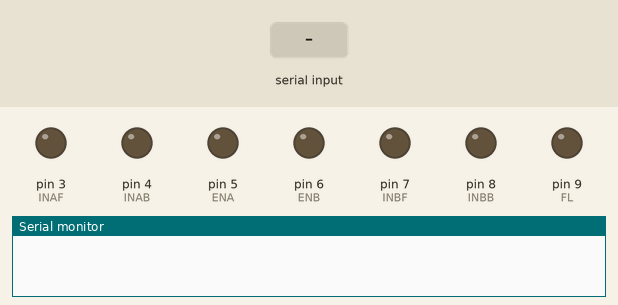
The sketch below on a simulated Arduino Uno, built with avr-gcc and run on an emulated ATmega328P. Parts: output pins drawn as LEDs (lit = HIGH), the last lines printed to the serial monitor. Inputs (shaded band) come from the test bench.

Above: at 1.2 s.
1.3 s: "F" received over Serial
At 2.4 s:
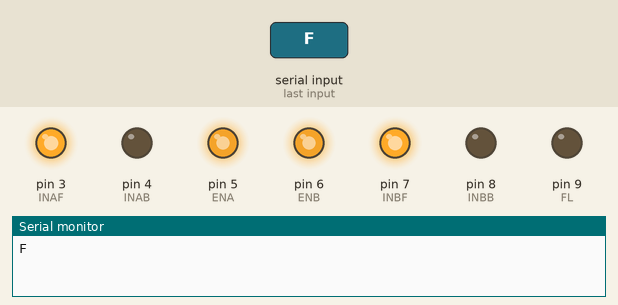
2.8 s: byte 71 ('G') received over Serial
At 3.5 s:
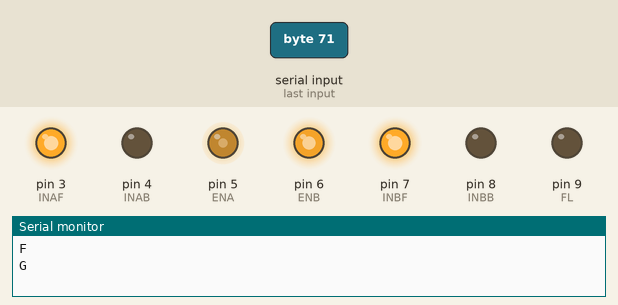
4.3 s: byte 73 ('I') received over Serial
At 4.7 s:
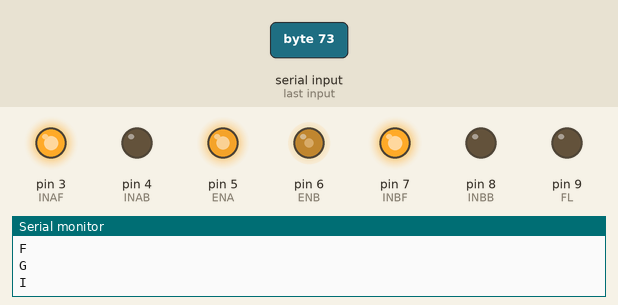
5.8 s: byte 72 ('H') received over Serial
At 7.0 s:
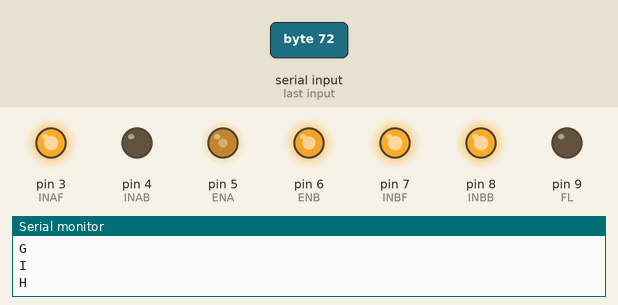
7.3 s: byte 74 ('J') received over Serial
At 8.2 s:
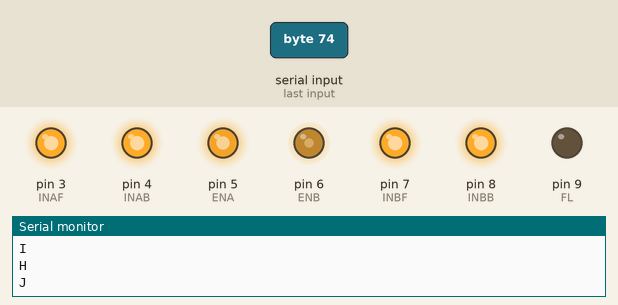
8.8 s: byte 87 ('W') received over Serial
At 9.3 s:
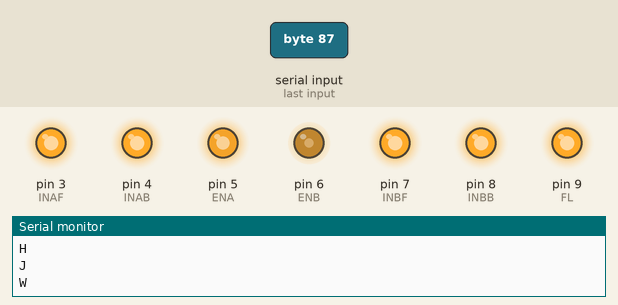
Timing chart, 0 to 11.3 s (numbered marks = the images above; inputs shaded):
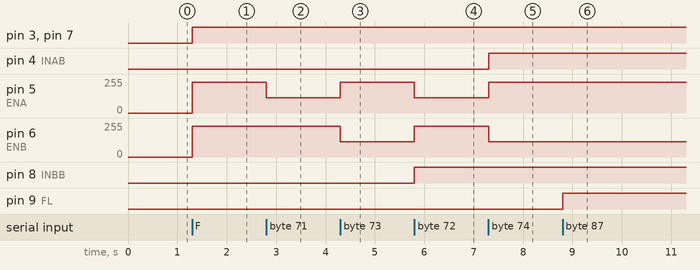

Measured:
- after the input at 1.3 s, pin 3 (INAF), pin 7 (INBF): LOW → HIGH at once; pin 5 (ENA), pin 6 (ENB): 0/255 → 230/255 at once
- after the input at 2.8 s, pin 5 (ENA): 230/255 → 115/255 at once
- after the input at 4.3 s, pin 5 (ENA): 115/255 → 230/255 at once; pin 6 (ENB): 230/255 → 115/255 at once
- after the input at 5.8 s, pin 5 (ENA): 230/255 → 115/255 at once; pin 6 (ENB): 115/255 → 230/255 at once; pin 8 (INBB): LOW → HIGH at once
- after the input at 7.3 s, pin 4 (INAB): LOW → HIGH at once; pin 5 (ENA): 115/255 → 230/255 at once; pin 6 (ENB): 230/255 → 115/255 at once
- after the input at 8.8 s, pin 9 (FL): LOW → HIGH at once

The sketch:

Bluetooth_car.ino
```cpp
/*
 * ER BROS LAB
 *
 * Bluetooth Car project.
 *
 * Android App is avalable in Play store
 * app link
 * https://play.google.com/store/apps/details?id=braulio.calle.bluetoothRCcontroller
 *
 * Visit for more peojects
 * https://www.youtube.com/channel/UCY6KA8oFk1s36fyPiFEmedQ/?sub_confirmation=1
 *
 * blog
 * https://erbros1.blogspot.com
 *
 */


#define ENA 5
#define ENB 6
#define INAF 3
#define INAB 4
#define INBF 7
#define INBB 8
#define FL 9
#define BL 10

char c;
int spd = 230;

void setup() {
  Serial.begin(9600);
  pinMode(ENA, OUTPUT);
  pinMode(ENB, OUTPUT);
  pinMode(INAF, OUTPUT);
  pinMode(INAB, OUTPUT);
  pinMode(INBF, OUTPUT);
  pinMode(INBB, OUTPUT);
  pinMode(FL, OUTPUT);

  digitalWrite(ENA, LOW);
  digitalWrite(ENB, LOW);
  digitalWrite(INAF, LOW);
  digitalWrite(INAB, LOW);
  digitalWrite(INBF, LOW);
  digitalWrite(INBB, LOW);

}

void loop() {
  if(Serial.available()){
    c = Serial.read();
    Serial.println(c);
    }
    if (c =='0') {
      spd = 0;
    }
    else if (c == '2') {
      spd = 160;
    }
    else if (c == '4'){
      spd = 180 ;
    }
    else if (c == '6'){
      spd = 210;
    }
    else if (c == '8'){
      spd = 230;
    }
    else if (c == 'q'){
      spd == 254;
    }


    if(c == 'F') { // forward
      digitalWrite(INAF, HIGH);
      digitalWrite(INBF, HIGH);
      analogWrite(ENA, spd);
      analogWrite(ENB, spd);
    }
    else if (c == 'B') { //backward
      digitalWrite(INAB, HIGH);
      digitalWrite(INBB, HIGH);
      analogWrite(ENA, spd);
      analogWrite(ENB, spd);
    }
    else if (c == 'L') { // left
      digitalWrite(INBF, HIGH);
      digitalWrite(INAB, HIGH);
      analogWrite(ENA, spd);
      analogWrite(ENB, spd);
    }
    else if (c == 'R') { // right
      digitalWrite(INAF, HIGH);
      digitalWrite(INBB, HIGH);
      analogWrite(ENA, spd);
      analogWrite(ENB, spd);
    }
    else if (c == 'G') { //forward left
      digitalWrite(INBF, HIGH);
      analogWrite(ENA, spd/2);
      analogWrite(ENB, spd);
    }
    else if (c == 'I') {// forward right
      digitalWrite(INAF, HIGH);
      analogWrite(ENA, spd);
      analogWrite(ENB, spd/2);
    }
    else if (c == 'H') {// back left
      digitalWrite(INBB, HIGH);
      analogWrite(ENA, spd/2);
      analogWrite(ENB, spd);
    }
    else if (c == 'J') {// back right
      digitalWrite(INAB, HIGH);
      analogWrite(ENA, spd);
      analogWrite(ENB, spd/2);
    }
    else if (c == 'W') {// Front light on
      digitalWrite(FL, HIGH);
    }
    else if (c == 'w') {// Front light off
      digitalWrite(FL, LOW);
    }
    else if (c == 'U') {// Front light on
      digitalWrite(BL, HIGH);
    }
    else if (c == 'u') {// Front light off
      digitalWrite(BL, LOW);
    }
    else if (c == 'S') {// stop
      digitalWrite(INAF, LOW);
      digitalWrite(INAB, LOW);
      digitalWrite(INBF, LOW);
      digitalWrite(INBB, LOW);
      digitalWrite(ENA, LOW);
      digitalWrite(ENB, LOW);
    }


}
```
